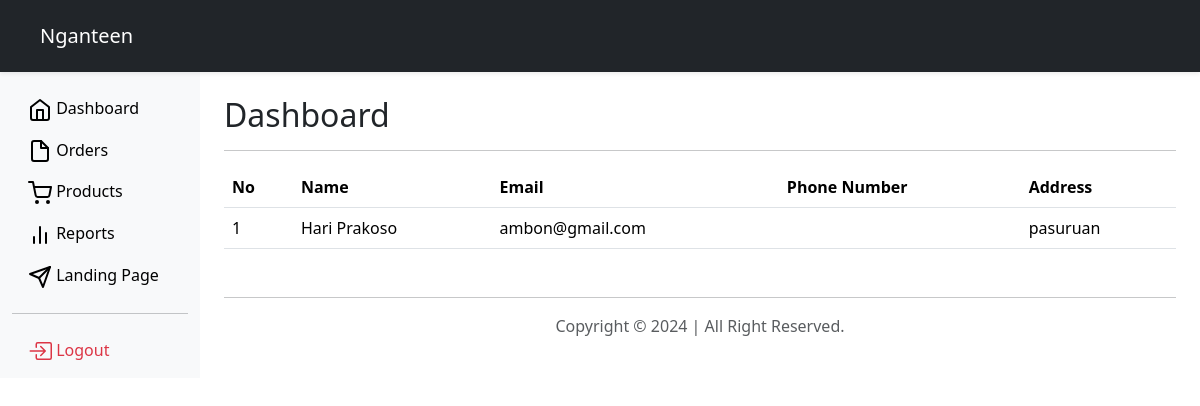
/admin/dashboard/customer/index.php (signed in), run on the app's committed database.
### tables this page shows
CREATE TABLE `customer` (
  `id` int(11) NOT NULL,
  `name` varchar(50) NOT NULL,
  `password` varchar(255) NOT NULL,
  `email` varchar(50) NOT NULL,
  `phone_number` char(15) NOT NULL,
  `address` text NOT NULL
);

### control.php (called while the page is built, shortened)
<?php
    require 'connection.php';
    function query($sql) {
        global $con;
        $result = mysqli_query($con, $sql);
        $rows = [];
        while ($row = mysqli_fetch_assoc($result)) {
            $rows[] = $row;
        }
        return $rows;
    }
?>

### admin/dashboard/customer/index.php (the view, shortened to what this page needs)
<?php
    require '../../../control.php';
    $customers = query("SELECT * FROM customer");
?>
<!DOCTYPE html>
<html lang="en">
<head>
    <link href="../../../node_modules/bootstrap/dist/css/bootstrap.min.css" rel="stylesheet">
</head>
<body>
    <nav class="navbar navbar-dark bg-dark sticky-top p-3 shadow-sm">
        <div class="d-flex col-12 col-md-3 mb-2 mb-lg-0 justify-content-between">
            <a href="../dashboard.php" class="navbar-brand ps-md-4">Nganteen</a>
        </div>
    </nav>
    <div class="container-fluid">
        <div class="row">
            <nav id="sidebar" class="col-md-3 col-lg-2 d-md-block bg-light collapse">
                <div class="pt-3 position-sticky">
                    <ul class="nav flex-column">
                        <li class="nav-item">
                            <a href="../dashboard.php" class="nav-link text-black">
                                Dashboard
                            </a>
                        </li>
                        <li class="nav-item">
                            <a href="../order/index.php" class="nav-link text-black">
                                Orders
                            </a>
                        </li>
                        <li class="nav-item">
                            <a href="../product/index.php" class="nav-link text-black">
                                Products
                            </a>
                        </li>
                        <li class="nav-item">
                            <a href="../report/index.php" class="nav-link text-black ">
                                Reports
                            </a>
                        </li>
                        <li class="nav-item">
                            <a class="nav-link text-black" target="_blank" href="../../home.php">
                                Landing Page
                            </a>
                        </li>
                        <hr>
                        <li class="nav-item">
                            <a class="nav-link text-danger"  href="/logout.php">
                            Logout
                            </a>
                        </li>
                    </ul>
                </div>
            </nav>
            <main class="col-md-8 ms-sm-auto col-lg-10 px-md-4 py-4">
                <h2>Dashboard</h2>
                <hr>
                <table class="table">
                    <thead>
                        <tr>
                            <th>No</th>
                            <th>Name</th>
                            <th>Email</th>
                            <th>Phone Number</th>
                            <th>Address</th>
                        </tr>
                    </thead>
                    <tbody>
                        <?php $no = 1; ?>
                        <?php foreach($customers as $customer) : ?>
                            <tr>
                                <td><?= $no++; ?></td>
                                <td><?= $customer['name']; ?></td>
                                <td><?= $customer['email']; ?></td>
                                <td><?= $customer['phone_number']; ?></td>
                                <td><?= $customer['address']; ?></td>
                            </tr>
                        <?php endforeach; ?>
                    </tbody>
                </table>
                <footer class="mt-5">
                    <hr>
                    <div class="container text-center">
                        <p class="text-muted">Copyright © 2024 | All Right Reserved.</p>
                    </div>
                </footer>
            </main>
        </div>
    </div>
</body>
</html>

### data on the page
customer: name "Hari Prakoso", email "ambon@gmail.com", address "pasuruan"
